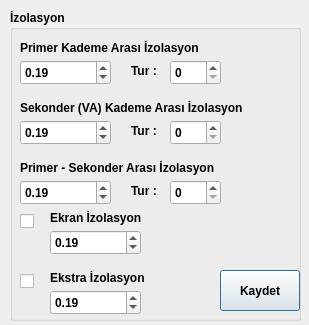
<?xml version="1.0" encoding="UTF-8"?>
<ui version="4.0">
 <class>Dialog</class>
 <widget class="QDialog" name="Dialog">
  <property name="geometry">
   <rect>
    <x>0</x>
    <y>0</y>
    <width>309</width>
    <height>325</height>
   </rect>
  </property>
  <property name="windowTitle">
   <string>Dialog</string>
  </property>
  <widget class="QGroupBox" name="groupBox">
   <property name="geometry">
    <rect>
     <x>10</x>
     <y>10</y>
     <width>291</width>
     <height>311</height>
    </rect>
   </property>
   <property name="font">
    <font>
     <weight>75</weight>
     <bold>true</bold>
    </font>
   </property>
   <property name="title">
    <string>İzolasyon</string>
   </property>
   <widget class="QDoubleSpinBox" name="doubleSpinBox">
    <property name="geometry">
     <rect>
      <x>10</x>
      <y>50</y>
      <width>91</width>
      <height>25</height>
     </rect>
    </property>
    <property name="value">
     <double>0.190000000000000</double>
    </property>
   </widget>
   <widget class="QLabel" name="label">
    <property name="geometry">
     <rect>
      <x>10</x>
      <y>30</y>
      <width>211</width>
      <height>16</height>
     </rect>
    </property>
    <property name="text">
     <string>Primer Kademe Arası İzolasyon</string>
    </property>
   </widget>
   <widget class="QDoubleSpinBox" name="doubleSpinBox_2">
    <property name="geometry">
     <rect>
      <x>10</x>
      <y>110</y>
      <width>91</width>
      <height>25</height>
     </rect>
    </property>
    <property name="value">
     <double>0.190000000000000</double>
    </property>
   </widget>
   <widget class="QLabel" name="label_2">
    <property name="geometry">
     <rect>
      <x>10</x>
      <y>90</y>
      <width>261</width>
      <height>16</height>
     </rect>
    </property>
    <property name="text">
     <string>Sekonder (VA) Kademe Arası İzolasyon</string>
    </property>
   </widget>
   <widget class="QDoubleSpinBox" name="doubleSpinBox_3">
    <property name="geometry">
     <rect>
      <x>10</x>
      <y>170</y>
      <width>91</width>
      <height>25</height>
     </rect>
    </property>
    <property name="value">
     <double>0.190000000000000</double>
    </property>
   </widget>
   <widget class="QLabel" name="label_3">
    <property name="geometry">
     <rect>
      <x>10</x>
      <y>150</y>
      <width>291</width>
      <height>16</height>
     </rect>
    </property>
    <property name="text">
     <string>Primer - Sekonder Arası İzolasyon</string>
    </property>
   </widget>
   <widget class="QLabel" name="label_4">
    <property name="geometry">
     <rect>
      <x>40</x>
      <y>200</y>
      <width>111</width>
      <height>16</height>
     </rect>
    </property>
    <property name="text">
     <string>Ekran İzolasyon</string>
    </property>
   </widget>
   <widget class="QDoubleSpinBox" name="doubleSpinBox_4">
    <property name="geometry">
     <rect>
      <x>40</x>
      <y>220</y>
      <width>91</width>
      <height>25</height>
     </rect>
    </property>
    <property name="value">
     <double>0.190000000000000</double>
    </property>
   </widget>
   <widget class="QDoubleSpinBox" name="doubleSpinBox_5">
    <property name="geometry">
     <rect>
      <x>40</x>
      <y>280</y>
      <width>91</width>
      <height>25</height>
     </rect>
    </property>
    <property name="value">
     <double>0.190000000000000</double>
    </property>
   </widget>
   <widget class="QLabel" name="label_5">
    <property name="geometry">
     <rect>
      <x>40</x>
      <y>260</y>
      <width>111</width>
      <height>16</height>
     </rect>
    </property>
    <property name="text">
     <string>Ekstra İzolasyon</string>
    </property>
   </widget>
   <widget class="QDoubleSpinBox" name="doubleSpinBox_6">
    <property name="geometry">
     <rect>
      <x>160</x>
      <y>50</y>
      <width>51</width>
      <height>25</height>
     </rect>
    </property>
    <property name="decimals">
     <number>0</number>
    </property>
   </widget>
   <widget class="QLabel" name="label_6">
    <property name="geometry">
     <rect>
      <x>121</x>
      <y>53</y>
      <width>31</width>
      <height>16</height>
     </rect>
    </property>
    <property name="text">
     <string>Tur : </string>
    </property>
   </widget>
   <widget class="QDoubleSpinBox" name="doubleSpinBox_7">
    <property name="geometry">
     <rect>
      <x>160</x>
      <y>110</y>
      <width>51</width>
      <height>25</height>
     </rect>
    </property>
    <property name="decimals">
     <number>0</number>
    </property>
   </widget>
   <widget class="QLabel" name="label_7">
    <property name="geometry">
     <rect>
      <x>121</x>
      <y>113</y>
      <width>31</width>
      <height>16</height>
     </rect>
    </property>
    <property name="text">
     <string>Tur : </string>
    </property>
   </widget>
   <widget class="QDoubleSpinBox" name="doubleSpinBox_8">
    <property name="geometry">
     <rect>
      <x>160</x>
      <y>170</y>
      <width>51</width>
      <height>25</height>
     </rect>
    </property>
    <property name="decimals">
     <number>0</number>
    </property>
   </widget>
   <widget class="QLabel" name="label_8">
    <property name="geometry">
     <rect>
      <x>121</x>
      <y>173</y>
      <width>31</width>
      <height>16</height>
     </rect>
    </property>
    <property name="text">
     <string>Tur : </string>
    </property>
   </widget>
   <widget class="QPushButton" name="pushButton_sec">
    <property name="geometry">
     <rect>
      <x>210</x>
      <y>260</y>
      <width>80</width>
      <height>41</height>
     </rect>
    </property>
    <property name="text">
     <string>Kaydet</string>
    </property>
   </widget>
   <widget class="QCheckBox" name="checkBox">
    <property name="geometry">
     <rect>
      <x>10</x>
      <y>200</y>
      <width>31</width>
      <height>22</height>
     </rect>
    </property>
    <property name="text">
     <string/>
    </property>
   </widget>
   <widget class="QCheckBox" name="checkBox_2">
    <property name="geometry">
     <rect>
      <x>10</x>
      <y>260</y>
      <width>31</width>
      <height>22</height>
     </rect>
    </property>
    <property name="text">
     <string/>
    </property>
   </widget>
  </widget>
 </widget>
 <resources/>
 <connections/>
</ui>
